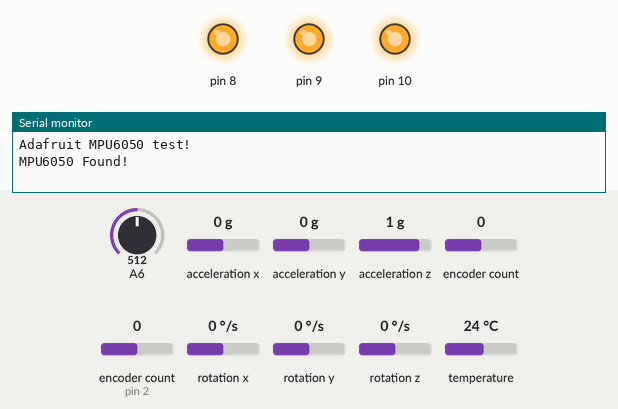
Bench run of a sketch on a simulated Arduino Leonardo, built for the host (arithmetic inside an expression is 32-bit, double 64-bit). Shown: output pins drawn as LEDs (lit = HIGH), the last lines printed to the serial monitor. The test bench sets the inputs (shaded band); at power-on: encoder count 0, encoder count (sensor on pin 2) 0, A6 = 512, acceleration x 0 g, acceleration y 0 g, acceleration z 1 g, rotation x 0 °/s, rotation y 0 °/s, rotation z 0 °/s, temperature 24 °C.

Above: at 1.3 s.
1.4 s: encoder count (sensor 0) set to 1
At 2.6 s:
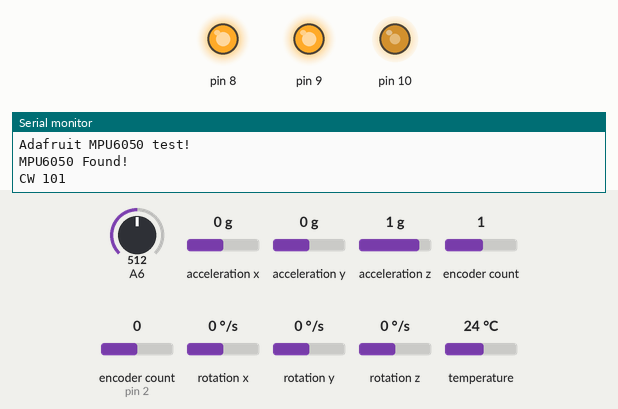
2.9 s: encoder count (sensor on pin 2) set to -1
At 3.8 s:
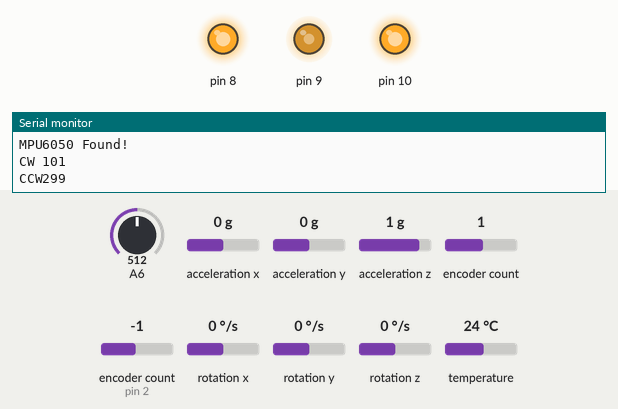
4.4 s: A6 set to 884
5.9 s: A6 set to 914
At 6.8 s:
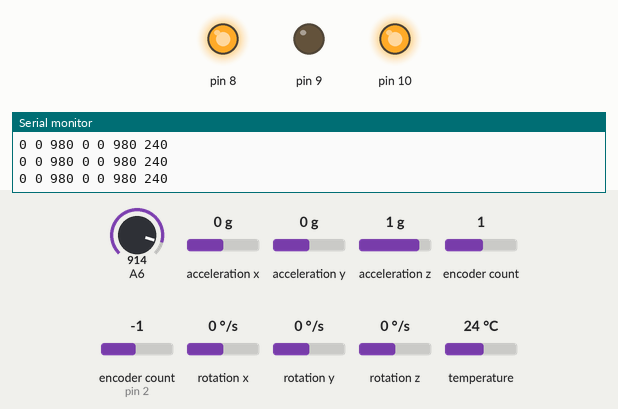
7.4 s: encoder count (sensor 0) set to 2
At 7.9 s:
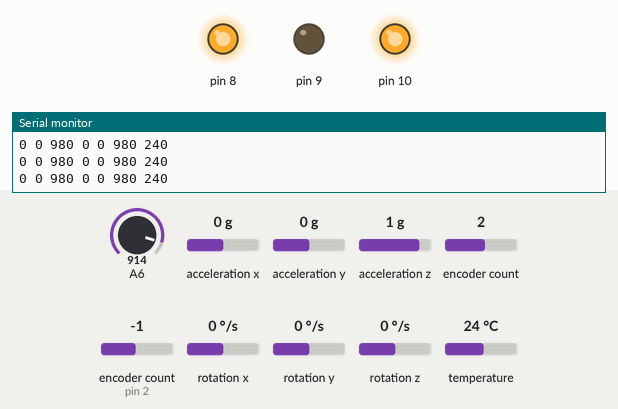
8.9 s: encoder count (sensor on pin 2) set to 3
At 9.2 s:
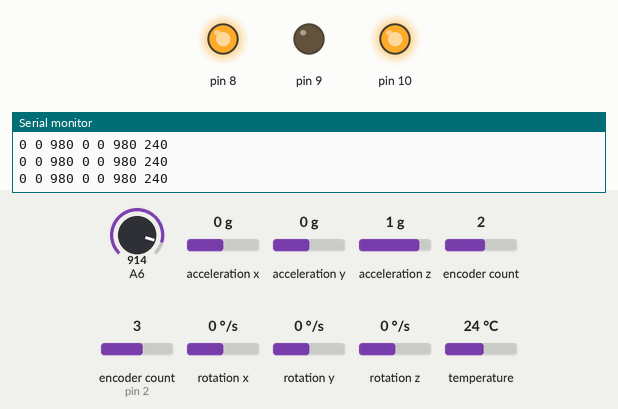
Timing chart, 0 to 11.4 s (numbered marks = the images above; inputs shaded):
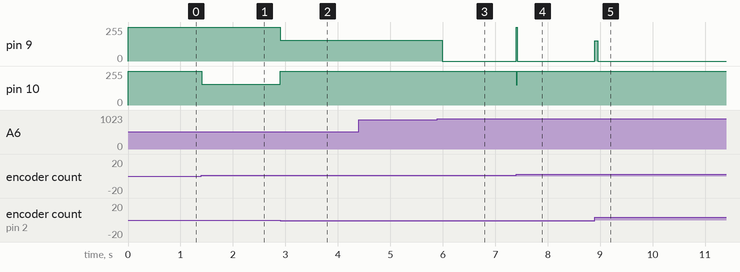

The sketch:

miditilt_01.ino
```cpp
// Basic demo for accelerometer readings from Adafruit MPU6050

#include <Adafruit_MPU6050.h>
#include <Adafruit_Sensor.h>
#include <Wire.h>
#include <SimpleRotary.h>

// Pin A, Pin B, Button Pin
SimpleRotary rotary(0,1,7);
SimpleRotary rotary2(2,3,7);
int cw = 100;
int cw2 = 100;
int bo, bn = 0;
byte bstate = false;

int counter = 0;

Adafruit_MPU6050 mpu;

void setup(void) {
  Serial.begin(9600);
  while (!Serial)
    delay(10); // will pause Zero, Leonardo, etc until serial console opens

  Serial.println("Adafruit MPU6050 test!");
  // Try to initialize!
  if (!mpu.begin()) {
    Serial.println("Failed to find MPU6050 chip");
    while (1) {
      delay(10);
    }
  }
  Serial.println("MPU6050 Found!");
  mpu.setAccelerometerRange(MPU6050_RANGE_2_G);
  mpu.setGyroRange(MPU6050_RANGE_250_DEG);
  mpu.setFilterBandwidth(MPU6050_BAND_21_HZ);

  Serial.println("");

  pinMode(8, OUTPUT);
  pinMode(9, OUTPUT);
  pinMode(10, OUTPUT);
  pinMode(6, INPUT_PULLDOWN);
  setRGB(0, 0, 0);
  delay(100);
}

void loop() {
  counter ++;
  /* Get new sensor events with the readings */

  if (counter % 100 == 0) {
    sensors_event_t a, g, temp;
    mpu.getEvent(&a, &g, &temp);
    int sense[7];
    sense[0] = (int)(a.acceleration.x * 100.);
    sense[1] = (int)(a.acceleration.y * 100.);
    sense[2] = (int)(a.acceleration.z * 100.);
    sense[3] = (int)(a.gyro.x*100.);
    sense[4] = (int)(a.gyro.y*100.);
    sense[5] = (int)(a.gyro.z*100.);
    sense[6] = (int)(temp.temperature*10.);
    if (bstate == 1) {
      for (int xy = 0; xy < 7; xy++){
        Serial.print(sense[xy]);
        Serial.print(" ");
      }
      Serial.println("");
      setRGB(255, 0, 0);
    }
  }

  if (counter >= 10000) counter = 0;
  /* Print out the values */
  if (bstate == 1){
    //setRGB(255, 0, 0);
    }
  else if (bstate == 0) {
    //setRGB(0, 255, 0);
    }

  byte i, i2;
  int bn = analogRead(6) >900;
  if (bn != bo){
    bo = bn;
    if (bn ==1 ) {
      bstate = !bstate;
      Serial.println(bstate);
    }

  }

  // get direction
  i = rotary.rotate();
  i2 = rotary2.rotate();

  if ( i == 1 ) {
    Serial.print("CW ");
    cw++;
    Serial.println(cw);
    setRGB(0, (cw%127), (cw%127));
  }
  if ( i == 2 ) {
    Serial.print("CCW");
    cw--;
    Serial.println(cw);
    setRGB(0,(cw%127),(cw%127) );
  }

  if ( i2 == 1 ) {
    Serial.print("CW2 ");
    cw2++;
    Serial.println(cw2);
    setRGB((cw2%127), 0, (cw2%127));
  }
  if ( i2 == 2 ) {
    Serial.print("CCW2");
    cw2--;
    Serial.println(cw2);
    setRGB((cw2%127), 0, (cw2%127));
  }

  //delay(10);
}


void setRGB(int r, int g, int b) {
  analogWrite(9, 255-r);
  analogWrite(10, 255-g);
  analogWrite(8, 255-b);
}
```

Measured:
- the behaviour switches between 900 and 901 on A6 (found by bisection; images 2 and 3)
- after the input at 1.4 s, pin 10: 255/255 → 154/255 at once
- after the input at 2.9 s, pin 9: 255/255 → 156/255 at once; pin 10: 154/255 → 255/255 at once
- after the input at 4.4 s, every drawn part: stays the same
- after the input at 5.9 s, pin 9: 156/255 → 0/255 after 0.09 s
- after the input at 7.4 s, pin 9: 0/255 → 255/255 at once, → 0/255 0.02 s later; pin 10: 255/255 → 153/255 at once, → 255/255 0.02 s later
- after the input at 8.9 s, pin 9: 0/255 → 152/255 at once, → 0/255 0.06 s later
